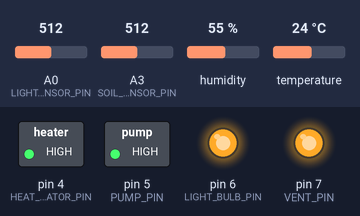
A sketch run on a simulated Arduino Uno, built with avr-gcc and run on an emulated ATmega328P. Parts: switched loads named in the sketch (green lamp = pin HIGH), output pins drawn as LEDs (lit = HIGH). Inputs (shaded band) come from the test bench; at power-on: temperature 24 °C, humidity 55 %, A0 (LIGHT_SENSOR_PIN) = 512, A3 (SOIL_MOISTURE_SENSOR_PIN) = 512.

Above: at 1.2 s.
1.3 s: temperature set to 35 °C
3.5 s: temperature set to 38 °C
At 5.2 s:
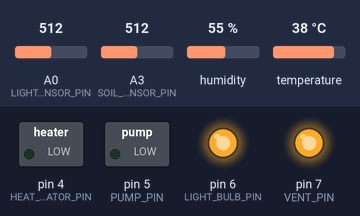
5.5 s: humidity set to 22 %
11.5 s: humidity set to 19 %
At 12.5 s:
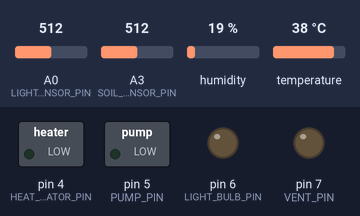
13.6 s: temperature set to 12 °C
At 14.8 s:
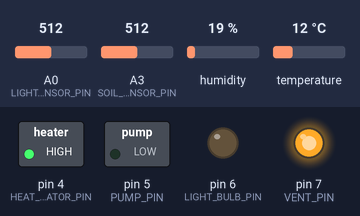
15.6 s: A0 (LIGHT_SENSOR_PIN) set to 214
21.5 s: A0 (LIGHT_SENSOR_PIN) set to 184
At 21.9 s:
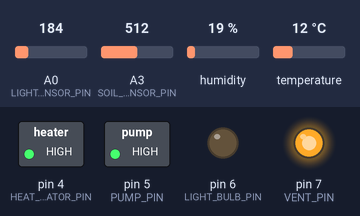
Timing chart, 0 to 24.5 s (numbered marks = the images above; inputs shaded):
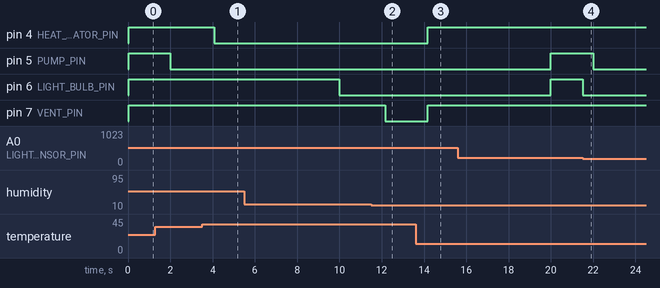

Measured:
- the behaviour switches between 36 and 37 °C on temperature (found by bisection; images 0 and 1)
- the behaviour switches between 21 and 20 % on humidity (found by bisection; images 1 and 2)
- the behaviour switches between 200 and 199 on A0 (LIGHT_SENSOR_PIN) (found by bisection; images 3 and 4)
- after the input at 3.5 s, pin 4 (HEAT_GENERATOR_PIN): HIGH → LOW after 0.57 s
- after the input at 11.5 s, pin 7 (VENT_PIN): HIGH → LOW after 0.66 s
- after the input at 13.6 s, pin 4 (HEAT_GENERATOR_PIN), pin 7 (VENT_PIN): LOW → HIGH after 0.59 s
- after the input at 21.5 s, pin 6 (LIGHT_BULB_PIN): HIGH → LOW at once

The sketch:

High_caliber_of_greenhouse.ino
```cpp
#include "DHT.h"

#define PUMP_PIN 5
#define LIGHT_BULB_PIN 6
#define HEAT_GENERATOR_PIN 4
#define VENT_PIN 7

#define TEMP_HUMID_SENSOR_PIN 12
#define LIGHT_SENSOR_PIN 0
#define SOIL_MOISTURE_SENSOR_PIN 3


bool pump_has_been_act = true;
int pump_work_time = 1000;

int level_of_humidity;
int illumination_level;
int temperature_receivings;
int level_of_moisturing;

bool light_bulb_activate;
bool vent_activate;
bool heat_generator_activate;
bool water_pump_activate;
bool light_bulb_activate_3;
bool light_bulb_activate_2;
bool light_bulb_activate_1;

bool night;


int current_time;
int end_of_day = 10000;
int end_of_night = 10000;
int twenty_four_hours = end_of_day + end_of_night;
int timer = 0;


struct State_of_greenhouse {
  int level_of_humidity;
  int illumination_level;
  int temperature_receivings;
  int level_of_moisturing;
};

struct State_of_greenhouse extreme_parameters;
struct State_of_greenhouse miserable_parameters;


DHT dht(TEMP_HUMID_SENSOR_PIN, DHT11);


void einstellung_optimaler_Parameter() {

  miserable_parameters.level_of_humidity = 20;
  miserable_parameters.illumination_level = 200;
  miserable_parameters.temperature_receivings = 20;
  miserable_parameters.level_of_moisturing = 900;

  extreme_parameters.level_of_humidity = 40;
  extreme_parameters.illumination_level = 20;
  extreme_parameters.temperature_receivings = 36;
  extreme_parameters.level_of_moisturing = 10;

}


void zeit() {


  current_time = millis();


  if (current_time - timer < end_of_day) {
    night = false;
  }

  if (current_time - timer > end_of_day && current_time - timer < twenty_four_hours) {
    night = true;
  }

  if (current_time - timer > twenty_four_hours) {
    night = false;
    timer = current_time;
  }

}


// проверка температуры
void temperaturprufung() {

  temperature_receivings = dht.readTemperature();

  if (temperature_receivings <= miserable_parameters.temperature_receivings) {
    heat_generator_activate = true;
  }

  else if (temperature_receivings > extreme_parameters.temperature_receivings) {
    heat_generator_activate = false;
  }

  else {
    heat_generator_activate = true;
  }

}


//проверка удобренности
void uberprufungderBodendungung() {
  level_of_moisturing = analogRead(SOIL_MOISTURE_SENSOR_PIN);

  if (level_of_moisturing < miserable_parameters.level_of_moisturing) {
    water_pump_activate = true;
  }

  else if (level_of_moisturing >= extreme_parameters.level_of_moisturing) {
    water_pump_activate = false;
  }

}


//проверка освещенности
void beleuchtungprufen() {

  illumination_level = analogRead(LIGHT_SENSOR_PIN);

  if (miserable_parameters.illumination_level <= illumination_level && night == false) {
    light_bulb_activate_1 = true;
  }

  else {
    light_bulb_activate_1 = false;
  }

}

void beleuchtungprufenfalsch() {

  illumination_level = analogRead(LIGHT_SENSOR_PIN);

  if (miserable_parameters.illumination_level <= illumination_level && night == false) {
    light_bulb_activate_2 = false;
  }

  else {
    light_bulb_activate_2 = true;
  }

}

void beleuchtungprufenquest() {

  illumination_level = analogRead(LIGHT_SENSOR_PIN);

  if (miserable_parameters.illumination_level <= illumination_level && night == false) {
    light_bulb_activate_3 = true;
  }

  else {
    light_bulb_activate_3 = false;
  }

}

void chekingsomesensors() {

  if (light_bulb_activate_1 == false && light_bulb_activate_3 == false && light_bulb_activate_2 == true) {
    light_bulb_activate = false;
  }

  else if (light_bulb_activate_1 == true && light_bulb_activate_3 == true && light_bulb_activate_2 == false) {
    light_bulb_activate = true;
  }

  else if (light_bulb_activate_1 == false && light_bulb_activate_3 == true && light_bulb_activate_2 == false) {
    light_bulb_activate = true;
  }

  else if (light_bulb_activate_1 == false && light_bulb_activate_3 == true && light_bulb_activate_2 == true) {
    light_bulb_activate = false;
  }

  else if (light_bulb_activate_1 == true && light_bulb_activate_3 == false && light_bulb_activate_2 == true) {
    light_bulb_activate = false;
  }

  else if (light_bulb_activate_1 == true && light_bulb_activate_3 == false && light_bulb_activate_2 == false) {
    light_bulb_activate = true;
  }

  else if (light_bulb_activate_1 == false && light_bulb_activate_3 == false && light_bulb_activate_2 == false) {
    light_bulb_activate = false;
  }

  else if (light_bulb_activate_1 == true && light_bulb_activate_3 == true && light_bulb_activate_2 == true) {
    light_bulb_activate = true;
  }

}

//проверка влажности
void feuchtigkeitsprufung() {

  level_of_humidity = dht.readHumidity();

  if (extreme_parameters.level_of_humidity <= level_of_humidity) {
    vent_activate = true;
  }

  else if (miserable_parameters.level_of_humidity >= level_of_humidity) {
    vent_activate = false;
  }

  else {
    vent_activate = true;
  }

}


// контроль освещенности
void lichtsteuerung1true() {

  if (light_bulb_activate == true) {
    digitalWrite(LIGHT_BULB_PIN, 1);
  }
  else {
    digitalWrite(LIGHT_BULB_PIN, 0);
  }

}


//контроль влажности
void feuchtigkeitsregelung() {

  if (vent_activate == true || heat_generator_activate == true) {
    digitalWrite(VENT_PIN, 1);
  }

  else {
    digitalWrite(VENT_PIN, 0);
  }

}


//контроль температуры
void temperaturregelung() {

  if (heat_generator_activate == true) {
    digitalWrite(HEAT_GENERATOR_PIN, 1);
  }

  else {
    digitalWrite(HEAT_GENERATOR_PIN, 0);
  }

}


//контроль удобренности
void dungemittelkontrolle() {


  if (water_pump_activate == false) {
    digitalWrite(PUMP_PIN, 0);
  }

  else if (water_pump_activate == true && current_time - timer < 2000) {
    digitalWrite(PUMP_PIN, 1);
  }

  else if (current_time - timer >= 2000) {
     digitalWrite(PUMP_PIN, 0);
  }

}

void transmission() {

  if (current_time - timer == 5000) {
    Serial.print("Температура: ");
    Serial.println(level_of_humidity);
    Serial.print("Влажность воздуха: ");
    Serial.println(illumination_level);
    Serial.print("Освещенность: ");
    Serial.println(temperature_receivings);
    Serial.print("Влажность почвы: ");
    Serial.println(level_of_moisturing);
    Serial.print("-------------------");
    Serial.println();
  }

}


void setup() {
  pinMode(PUMP_PIN, OUTPUT);
  pinMode(LIGHT_BULB_PIN, OUTPUT);
  pinMode(HEAT_GENERATOR_PIN, OUTPUT);
  pinMode(VENT_PIN, OUTPUT);
  pinMode(TEMP_HUMID_SENSOR_PIN, INPUT);
  pinMode(LIGHT_SENSOR_PIN, INPUT);
  pinMode(SOIL_MOISTURE_SENSOR_PIN, INPUT);
  dht.begin();
  einstellung_optimaler_Parameter();
}

void loop() {
  zeit();  // otschet vremeny

  temperaturprufung();        // проверка температуры

  uberprufungderBodendungung();     //проверка удобренности

  beleuchtungprufen();    //проверка освещенности 1

  beleuchtungprufenfalsch(); //проверка освещенности 2

  beleuchtungprufenquest(); //проверка освещенности 3

  chekingsomesensors();

  feuchtigkeitsprufung();     //проверка влажности

  lichtsteuerung1true();   ////контроль освещенности

  feuchtigkeitsregelung();    //  контроль влажности

  temperaturregelung(); // контроль temp

  dungemittelkontrolle(); // control' udobreniy

  transmission(); // peredacha infy na komp

}
```
